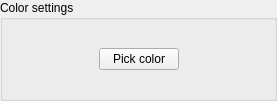
<?xml version="1.0" encoding="UTF-8"?>
<ui version="4.0">
 <class>ColorBox</class>
 <widget class="QGroupBox" name="ColorBox">
  <property name="geometry">
   <rect>
    <x>0</x>
    <y>0</y>
    <width>277</width>
    <height>101</height>
   </rect>
  </property>
  <property name="windowTitle">
   <string>GroupBox</string>
  </property>
  <property name="title">
   <string>Color settings</string>
  </property>
  <layout class="QHBoxLayout" name="horizontalLayout">
   <item>
    <spacer name="leftSpacer">
     <property name="orientation">
      <enum>Qt::Horizontal</enum>
     </property>
     <property name="sizeHint" stdset="0">
      <size>
       <width>86</width>
       <height>20</height>
      </size>
     </property>
    </spacer>
   </item>
   <item>
    <widget class="QPushButton" name="pickColorButton">
     <property name="text">
      <string>Pick color</string>
     </property>
    </widget>
   </item>
   <item>
    <spacer name="rightSpacer">
     <property name="orientation">
      <enum>Qt::Horizontal</enum>
     </property>
     <property name="sizeHint" stdset="0">
      <size>
       <width>85</width>
       <height>20</height>
      </size>
     </property>
    </spacer>
   </item>
  </layout>
 </widget>
 <resources/>
 <connections/>
</ui>
